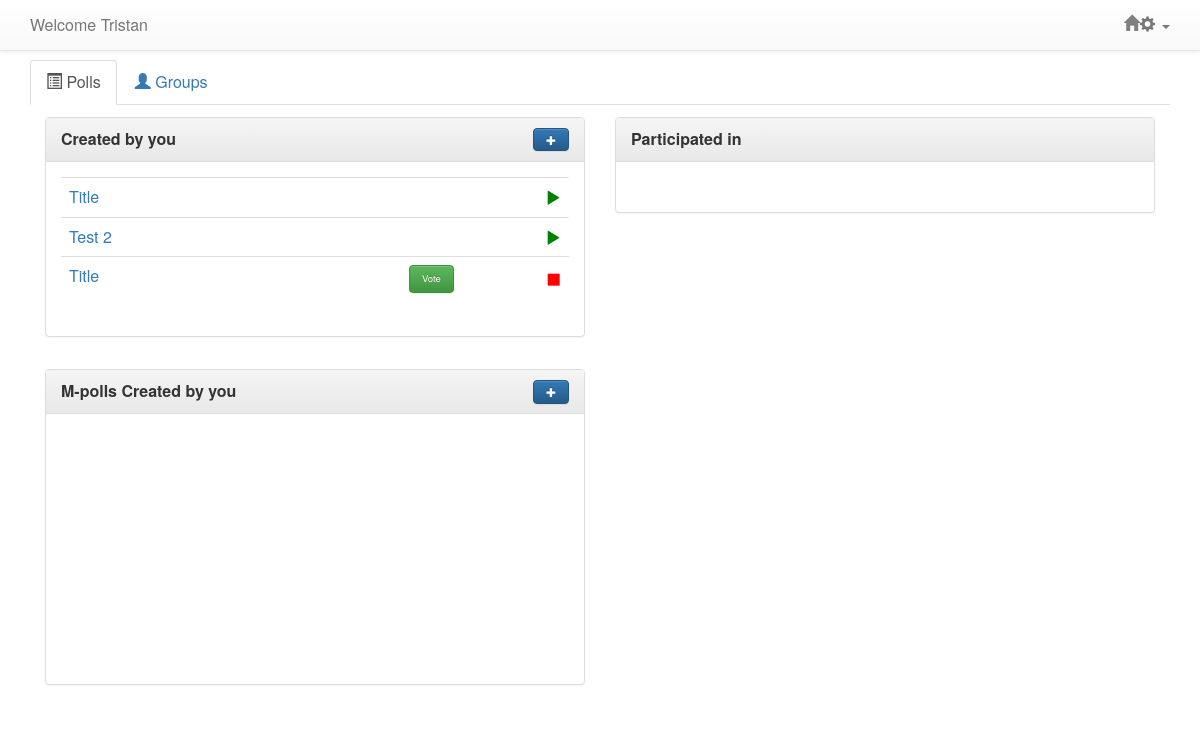
Page /polls/ (signed in) on the committed database.
### polls/models.py (models this page shows, shortened)
@python_2_unicode_compatible
class Question(models.Model):
    question_text = models.CharField(max_length=20)
    question_desc = models.CharField(max_length=500, null=True, blank=True)
    image = models.ImageField(upload_to='static/items/', blank=True, null=True)
    imageURL = models.CharField(max_length=500, blank=True, null=True)
    pub_date = models.DateTimeField('date published')
    follow_up = models.OneToOneField('Question', on_delete=models.CASCADE, null = True, blank = True)
    question_owner = models.ForeignKey(User, null=True)
    question_voters = models.ManyToManyField(User, related_name='voters')
    status = models.IntegerField(default=1)
    display_pref = models.IntegerField(default=1)
    emailInvite = models.BooleanField(default=True)
    emailDelete = models.BooleanField(default=True)
    emailStart = models.BooleanField(default=True)
    emailStop = models.BooleanField(default=True)
    poll_algorithm = models.IntegerField(default=1)
    question_type = models.IntegerField(default=1)
    winner = models.CharField(max_length=200)

### polls/views.py (the view)
class IndexView(generic.ListView):
    template_name = 'polls/index2.html'
    context_object_name = 'question_list'
    def get_queryset(self):
        return Question.objects.all().order_by('-pub_date')
    def get_context_data(self, **kwargs):
        ctx = super(IndexView, self).get_context_data(**kwargs)
        ctx['multipolls'] = MultiPoll.objects.all()
        return ctx

### polls/templates/polls/index2.html (shortened to what this page needs)
{% extends 'polls/base.html' %}
{% block content %}
    {% if user.is_authenticated %}
        <ul class="nav nav-tabs">
            <li class="active"><a href="{% url 'polls:index' %}"><span class="glyphicon glyphicon-list-alt"></span> Polls</a></li>
            <li><a href="{% url 'groups:index' %}"><span class="glyphicon glyphicon-user"></span> Groups</a></li>
        </ul>
        <div class="col-md-6" style=" margin-top:12px;">
            <div class="panel panel-default">
                <div class="panel-heading"><b>Created by you</b>
                    <div class="panel-title pull-right" style='font-size:100%;'>
                    <a href="{% url 'polls:AddStep1' %}" style='font-size:100%; '><span class="btn btn-primary" style='font-size:60%'><span class="glyphicon glyphicon-plus" style ="font-size:100%"></span></span></a>
                    </div>
                </div>
                <div class="panel-body">
                <table class="table">
                {% if question_list %}
                    {% for question in question_list %}
                        {% if question.question_owner == request.user %}
                        <tr>
                            <td>
                                <a href="{% url 'polls:pollinfo' question.id %}">{{ question.question_text }}</a>
                            </td>
                            <td style="vertical-align:middle">
                                {% if question.status == 2 %}
                                <a href="{% url 'polls:detail' question.id %}" class ="btn btn-success" role="button" style="margin:0;float:right">Vote</a>
                                {% endif %}
                            </td>
                            {% if question.status == 1 %}
                                <td style="vertical-align:middle">
                                        <span class = "glyphicon glyphicon-play" data-toggle="modal" data-target="#confirm-start" style="color:green; float:right;"></span>
                                 </td>
                            {% elif question.status == 2 %}
                                <td style="vertical-align:middle">
                                        <span class = "glyphicon glyphicon-stop" data-toggle="modal" data-target="#confirm-stop" style="color:red; float:right;"></span>
                                </td>
                            {% endif %}
                        </tr>
                        {% endif %}
                    {% endfor %}
                {% endif %}
                </table>
                </div>
            </div>
        </div>
        <div class="col-md-6" style = "margin-top:12px;">
            <div class="panel panel-default">
                <div class="panel-heading"><b>Participated in</b></div>
                <div class="panel-body">
                </div>
            </div>
        </div>
        <div class="col-md-6"style="clear:left;margin-top:12px;">
            <div class="panel panel-default">
                <div class="panel-heading" ><b>M-polls Created by you</b>
                    <div class="panel-title pull-right" style='font-size:100%; '>
                    <a href="{% url 'multipolls:AddStep1' %}"  style='font-size:100%; '><span class="btn btn-primary" style ="font-size:60%;"><span class="glyphicon glyphicon-plus" style ="font-size:100%"></span></span></a>
                    </div>
                </div>
                <div class="panel-body">
                </div>
            </div>
        </div>
{% endif %}
        {% endblock %}

### polls/templates/polls/base.html (shortened to what this page needs)
{% load staticfiles %}
<html>
	<head>
		<link rel="stylesheet" href="//maxcdn.bootstrapcdn.com/bootstrap/3.2.0/css/bootstrap.min.css">
		<link rel="stylesheet" href="//maxcdn.bootstrapcdn.com/bootstrap/3.2.0/css/bootstrap-theme.min.css">
		<link rel="stylesheet" href="{% static 'css/shared.css' %}">
		{% if request.flavour == "mobile" %}
		<link rel="stylesheet" href="{% static 'css/mobile.css' %}">
		{% else %}
		<link rel="stylesheet" href="{% static 'css/desktop.css' %}">
		{% endif %}
	</head>
	<body>
		{% if request.flavour == "mobile" %}
		<div style = "margin-left: 20px; margin-right: 20px;font-size:100%;">
			{% else %}
			<div class="container" style ="font-size:100%">
				{% endif %}
				<nav class="navbar navbar-default navbar-fixed-top">
					{% if request.flavour == "mobile" %}
					<div style = "margin-left: 20px; margin-right: 20px">
						{% else %}
						<div class="container">
							{% endif %}
							<div class="navbar-header">
								<a class="navbar-brand" href="/polls/" style ="font-size:100%;  "><span> Welcome
									{% if user.is_authenticated %}
									{% if request.user.first_name != "" %}
									{{ request.user.first_name }}
									{% endif %}
									{% endif %} </span></a>
							</div>
							{% if user.is_authenticated %}
							<ul class="nav navbar-nav navbar-right">
								<li class="dropdown">
									<a class="dropdown-toggle" data-toggle="dropdown" href="#"> <span class="glyphicon glyphicon-cog"> </span> <span class="caret"></span> </a>
								</li>
							</ul>
							<a href="{% url 'polls:index' %}"><span class="glyphicon navbar-right glyphicon-home greycolor" style = "margin-top: 15px;"></span></a>
							{% endif %}
						</div>
				</nav>
				<div class=".col-md-12">
					{% block content %}
					{% endblock %}
				</div>
			</div>
	</body>
</html>

### static/css/shared.css (style rules this page uses)
* { font-size: 100%; }
a { font-size: 100%; text-decoration: none !important; }
.greycolor { color: grey; }
.btn-success { font-size: 60% !important; }

### static/css/desktop.css (style rules this page uses)
body { min-height: 1000px; padding-top: 60px; padding-bottom: 20px; margin-left: 0; margin-right: 0; padding-left: 5px; padding-right: 5px; font-size: medium; }

### rows in the picture
Question: question_text "Title", status 1 (drawn)
Question: question_text "Test 2", status 1 (drawn)
Question: question_text "Title", status "Vote"

### other values in the picture
{{ request.user.first_name }} "Tristan"
